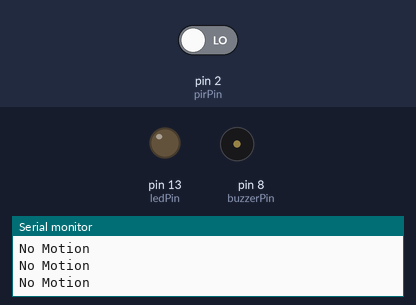
A sketch run on a simulated Arduino Uno, built with avr-gcc and run on an emulated ATmega328P. Parts: output pins drawn as LEDs (lit = HIGH), buzzer (waves = sounding, pin HIGH), the last lines printed to the serial monitor. Inputs (shaded band) come from the test bench; at power-on: pin 2 (pirPin) LOW.

Above: at 1.8 s.
1.9 s: pin 2 (pirPin) driven HIGH
At 2.7 s:
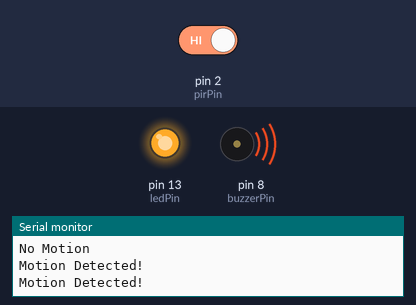
3.5 s: pin 2 (pirPin) driven LOW
At 3.9 s:
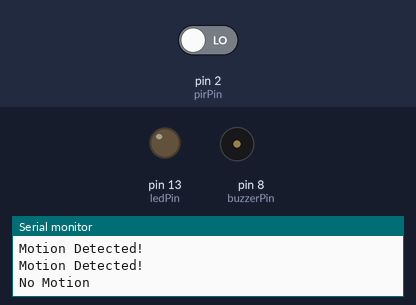
Timing chart, 0 to 6.5 s (numbered marks = the images above; inputs shaded):
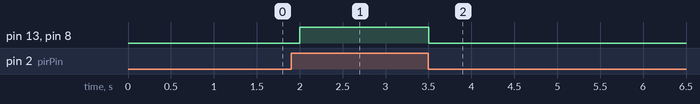

Measured:
- after the input at 1.9 s, pin 13 (ledPin), pin 8 (buzzerPin): LOW → HIGH after 0.10 s
- after the input at 3.5 s, pin 13 (ledPin), pin 8 (buzzerPin): HIGH → LOW at once

The sketch:

Arduinocode.ino
```cpp
int pirPin = 2;      // PIR signal pin
int ledPin = 13;     // LED pin
int buzzerPin = 8;   // Buzzer pin

void setup() {
  pinMode(pirPin, INPUT);
  pinMode(ledPin, OUTPUT);
  pinMode(buzzerPin, OUTPUT);
  Serial.begin(9600);
}

void loop() {
  int motion = digitalRead(pirPin);   // Read PIR sensor

  if (motion == HIGH) {
    Serial.println("Motion Detected!");
    digitalWrite(ledPin, HIGH);       // LED ON
    digitalWrite(buzzerPin, HIGH);    // Buzzer ON
  } else {
    Serial.println("No Motion");
    digitalWrite(ledPin, LOW);        // LED OFF
    digitalWrite(buzzerPin, LOW);     // Buzzer OFF
  }

  delay(500);
}
```
